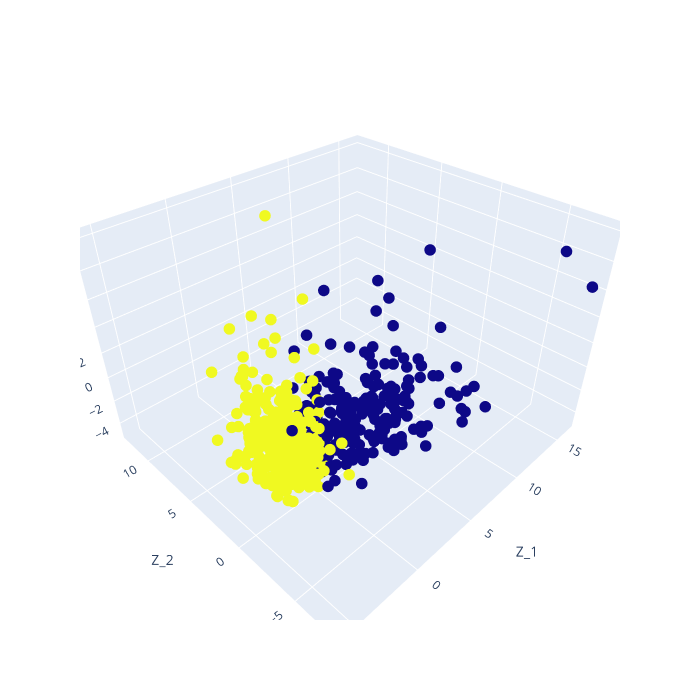

The notebook cell this image was saved under:
### Code cell
# 提取前三個主成分
pc1 = Z[0, :]
pc2 = Z[1, :]
pc3 = Z[2, :]

# 將每個點分配到不同的群組
c = pd.DataFrame({'x': pc1, 'y': pc2, 'z': pc3})
# 創建三維散點圖
fig = px.scatter_3d(c, x='x', y='y', z='z',
                    color=cancer['target'])  # , color='labels'
fig.update_traces(marker_size=4)
fig.update_coloraxes(showscale=False)
# 添加圖例和標籤
fig.update_layout(scene=dict(xaxis_title='Z_1', yaxis_title='Z_2', zaxis_title='Z_3'),
                  showlegend=True, autosize=False, width=700, height=700)
fig.update_scenes(xaxis_autorange="reversed")
fig.update_scenes(yaxis_autorange="reversed")
fig.show()

### Figure 1 — Plotly figure (JSON) as saved in the notebook; plotly's stock layout.template omitted (floating-point values rounded to 4 significant figures; data arrays with more than 128 entries replaced by an {"elided": "..."} marker saying what was removed)
{"data": [{"hovertemplate": "x=%{x}<br>y=%{y}<br>z=%{z}<br>color=%{marker.color}<extra></extra>", "legendgroup": "", "marker": {"color": {"elided": "569 int values"}, "coloraxis": "coloraxis", "size": 4, "symbol": "circle"}, "mode": "markers", "name": "", "scene": "scene", "showlegend": false, "type": "scatter3d", "x": {"elided": "569 float values"}, "y": {"elided": "569 float values"}, "z": {"elided": "569 float values"}}], "layout": {"autosize": false, "coloraxis": {"colorbar": {"title": {"text": "color"}}, "colorscale": [[0, "#0d0887"], [0.1111, "#46039f"], [0.2222, "#7201a8"], [0.3333, "#9c179e"], [0.4444, "#bd3786"], [0.5556, "#d8576b"], [0.6667, "#ed7953"], [0.7778, "#fb9f3a"], [0.8889, "#fdca26"], [1, "#f0f921"]], "showscale": false}, "height": 700, "legend": {"tracegroupgap": 0}, "margin": {"t": 60}, "scene": {"domain": {"x": [0, 1], "y": [0, 1]}, "xaxis": {"autorange": "reversed", "title": {"text": "Z_1"}}, "yaxis": {"autorange": "reversed", "title": {"text": "Z_2"}}, "zaxis": {"title": {"text": "Z_3"}}}, "showlegend": true, "width": 700}}
